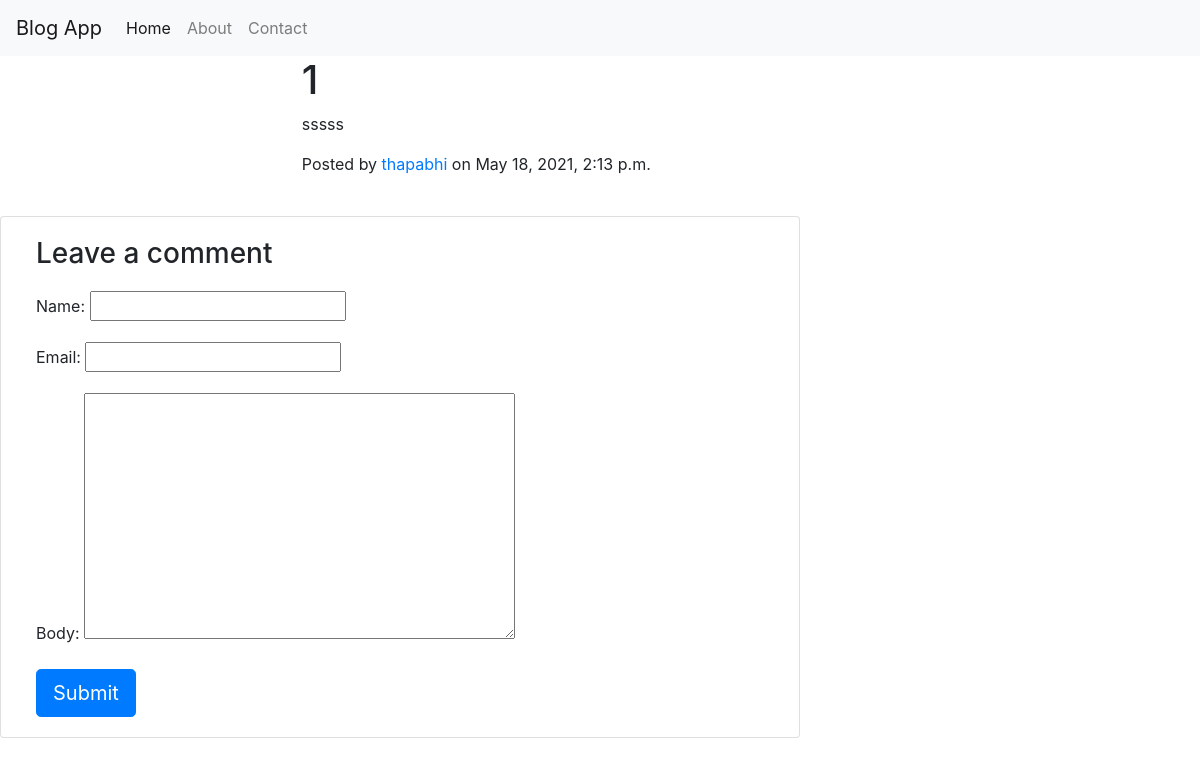
Page /blog/post/12/ on the earlier database version.
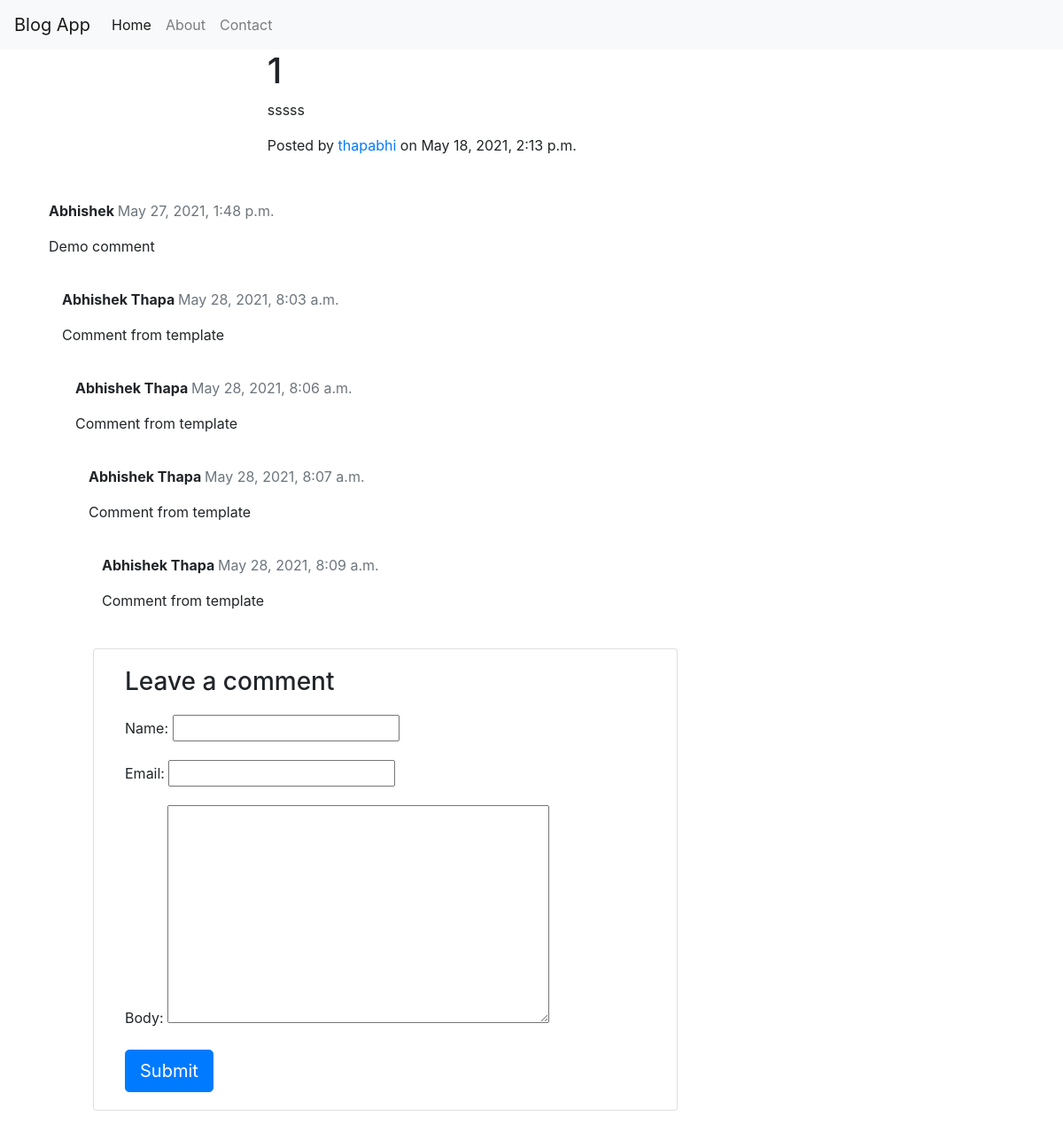
Same page on the later database version.
### blog/models.py (models this page shows, shortened)
class Post(models.Model):
    author = models.ForeignKey(settings.AUTH_USER_MODEL, on_delete = models.CASCADE)
    title = models.CharField(max_length=200)
    text = models.TextField()
    created_date = models.DateTimeField(default=timezone.now)
    published_date = models.DateTimeField(blank=True, null=True)
    class Meta:
        ordering = ['-id']

class Comment(models.Model):
    post = models.ForeignKey(Post, on_delete=models.CASCADE, related_name='comments')
    name = models.CharField(max_length=80)
    email = models.EmailField()
    body = models.TextField()
    created_on = models.DateTimeField(default=timezone.now)
    active = models.BooleanField(default=True)
    class Meta:
        ordering = ['created_on']

### blog/views.py (the view)
# urls.py: path('post/<int:pk>/', views.post_detail, name='post_detail'),
def post_detail(request, pk):
    post = get_object_or_404(Post, pk=pk)
    comments = post.comments.filter(active=True)
    new_comment = None
    if request.method == 'POST':
        comment_form = CommentForm(request.POST)
        if comment_form.is_valid():
            new_comment = comment_form.save(commit=False)
            new_comment.post = post
            new_comment.save()
    else:
        comment_form = CommentForm()
    return render(request, 'post_detail.html', {'post': post, 'comments': comments, 'new_comment':new_comment, 'comment_form':comment_form})

### blog/forms.py
class CommentForm(forms.ModelForm):
    class Meta:
        model = Comment
        fields = ('name', 'email', 'body')

### blog/templates/post_detail.html (shortened to what this page needs)
{% extends 'base.html' %}
{% block body %}
<article class="mb-4">
    <div class="container px-4 px-lg-5">
        <div class="row gx-4 gx-lg-5 justify-content-center">
            <div class="col-md-10 col-lg-8 col-xl-7">
                <h1>{{post.title}}</h1>
                <p>{{post.text}}</p>
                <p class="post-meta">
                    Posted by
                    <a href="#!">{{ post.author }}</a>
                    on {{ post.published_date}}
                </p>
            </div>
        </div>
    </div>
</article>
{% for comment in comments %}
<div class="container">
    <div class="comments" style="padding: 10px;">
        <p class="font-weight-bold">
        {{ comment.name }}
        <span class=" text-muted font-weight-normal">
            {{ comment.created_on }}
        </span>
        </p>
        {{ comment.body | linebreaks }}
    </div>
    {% endfor %}
    <div class="col-md-8 card mb-4  mt-3 ">
        <div class="card-body">
            <h3>Leave a comment</h3>
            <form method="post" style="margin-top: 1.3em;">
            {{ comment_form.as_p }}
            <button type="submit" class="btn btn-primary  btn-lg">Submit</button>
            </form>
        </div>
    </div>
</div>
{% endblock %}

### blog/templates/base.html (shortened to what this page needs)
<!DOCTYPE html>
<html>
    <head>
        <link rel="stylesheet" href="https://stackpath.bootstrapcdn.com/bootstrap/4.1.3/css/bootstrap.min.css">
    </head>
    <body>
        <nav class="navbar navbar-expand-lg navbar-light bg-light">
            <a class="navbar-brand" href="{% url 'post_list' %}">Blog App</a>
            <div class="collapse navbar-collapse" id="navbarSupportedContent">
              <ul class="navbar-nav mr-auto">
                <li class="nav-item active">
                  <a class="nav-link" href="{% url 'post_list' %}">Home <span class="sr-only">(current)</span></a>
                </li>
                <li class="nav-item">
                  <a class="nav-link" href="#">About</a>
                </li>
                <li class="nav-item">
                    <a class="nav-link" href="{% url 'subscribe' %}">Contact</a>
                </li>
              </ul>
            </div>
        </nav>
        {% block body %}
        {% endblock %}
    </body>
</html>

Differences in the rows shown:
added Comment: name "Abhishek", created_on "May 27, 2021, 1:48 p.m.", body "Demo comment"
added Comment: name "Abhishek Thapa", created_on "May 28, 2021, 8:03 a.m.", body "Comment from template"
added Comment: name "Abhishek Thapa", created_on "May 28, 2021, 8:06 a.m.", body "Comment from template"
added Comment: name "Abhishek Thapa", created_on "May 28, 2021, 8:07 a.m.", body "Comment from template"
added Comment: name "Abhishek Thapa", created_on "May 28, 2021, 8:09 a.m.", body "Comment from template"
